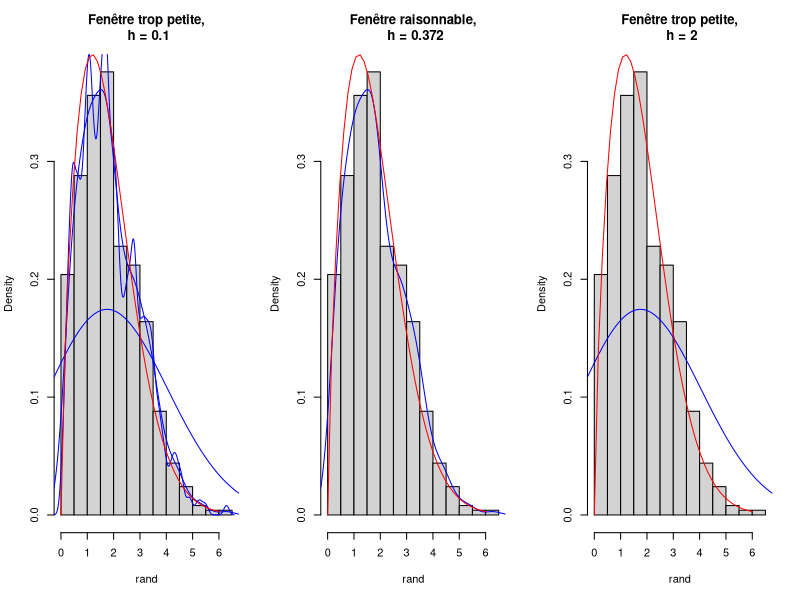

Write the R code that produced this figure.
## ---- chunk 1
par(mfrow=c(1,3))

seq <- seq(0,6, length.out = 40)
yweib <- dweibull(seq,1.7,2)
rand <-rweibull(500,1.7,2)

hist(rand, breaks = 12, freq = F, main = "")
lines(density(rand, bw = 0.1), col ="blue")
lines(density(rand), col ="blue")
lines(density(rand, bw = 2), col ="blue")
lines(seq, yweib, col="red")
title("Fenêtre trop petite,\n h = 0.1")

hist(rand, breaks = 12, freq = F, main = "")
lines(density(rand), col ="blue")
lines(seq, yweib, col="red")
title("Fenêtre raisonnable,\n h = 0.372")

hist(rand, breaks = 12, freq = F, main = "")
lines(density(rand, bw = 2), col ="blue")
lines(seq, yweib, col="red")
title("Fenêtre trop petite,\n h = 2")
